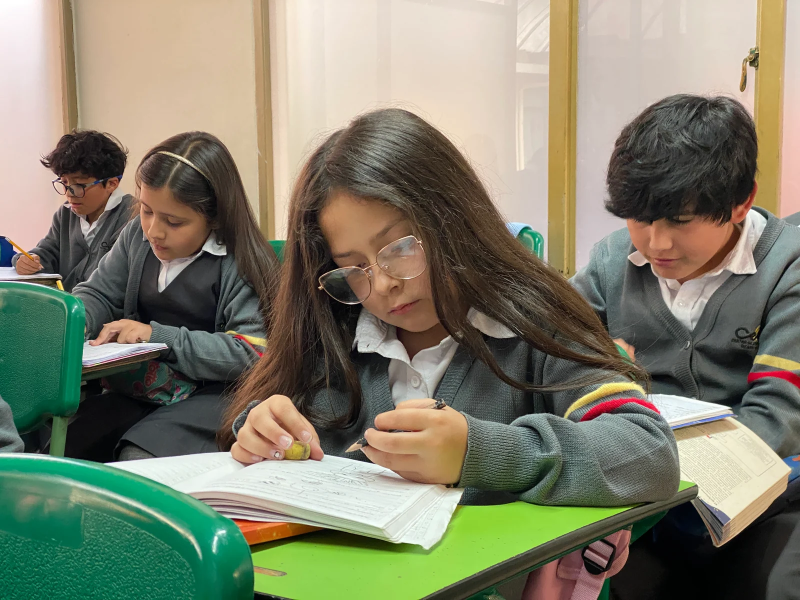
#> input picture src/assets/fotos-cedhu/aprendizaje-en-el-aula.webp, 1600 x 1200 px (shown at 1/2 size)
$ python prepare_cedhu_logo.py ../../src/assets/fotos-cedhu/aprendizaje-en-el-aula.webp out.png
#> lines starting #> are read from the running program, lines starting #| are printed output that depends on the picture
"""Prepare the supplied official artwork for a shared decal; no redrawing."""
import argparse
from pathlib import Path
from PIL import Image

parser = argparse.ArgumentParser()
parser.add_argument('source', type=Path)
parser.add_argument('destination', type=Path)
args = parser.parse_args()
image = Image.open(args.source).convert('RGBA')
pixels = []
for r, g, b, _ in image.getdata():
    # White JPEG matte only. Saturated yellow and red stay fully opaque.
    minimum = min(r, g, b)
    alpha = 0 if minimum >= 248 else min(255, round((255 - minimum) * 255 / 225))
    if alpha and alpha < 255:
        a = alpha / 255
        r, g, b = [max(0, min(255, round((c - 255 * (1 - a)) / a))) for c in (r, g, b)]
    pixels.append((r, g, b, alpha))
#> this loop made 1920000 passes
#> (minimum, alpha, a, r, g, b) on passes 67 to 78: (247, 9, 0.0353, 170, 57, 28), (245, 11, 0.0431, 185, 23, 23), (244, 12, 0.0471, 212, 21, 42), (244, 12, 0.0471, 212, 21, 42), (243, 14, 0.0549, 255, 36, 73), (243, 14, 0.0549, 255, 36, 73), (242, 15, 0.0588, 255, 34, 34), (240, 17, 0.0667, 240, 30, 30), (238, 19, 0.0745, 215, 27, 27), (236, 22, 0.0863, 185, 35, 35), (235, 23, 0.0902, 177, 33, 33), (233, 25, 0.098, 173, 31, 31)
#> (minimum, alpha, a) on pass 106: (152, 117, 0.459)
#> after the loop, pixels = 1920000 items
image.putdata(pixels)
bounds = image.getchannel('A').point(lambda a: 255 if a > 128 else 0).getbbox()
#> bounds = (0, 0, 1600, 1200)
image = image.crop((bounds[0] - 4, bounds[1] - 4, bounds[2] + 4, bounds[3] + 4))
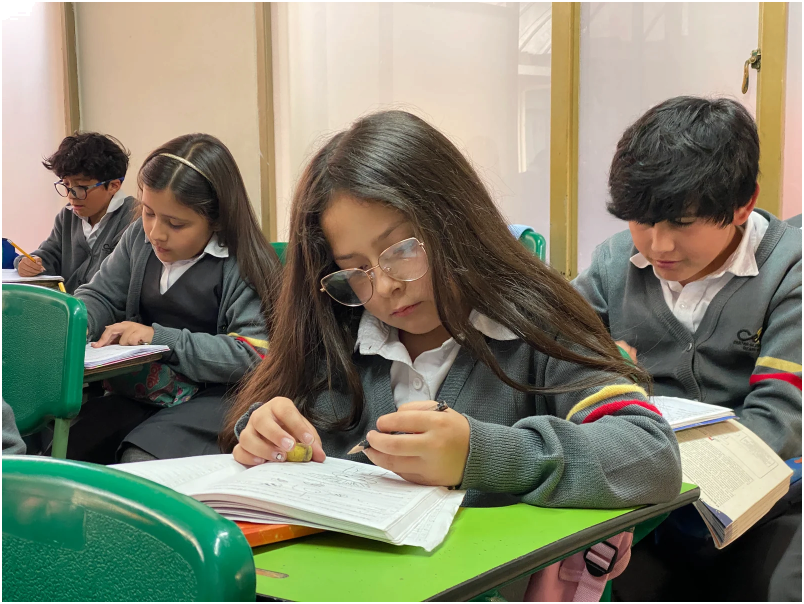
#> image: PIL image 1608x1208 RGBA (shown at 1/2 size); mean R, G, B, A 79.4, 70.4, 35.3, 169.2; transparent parts drawn white
image.thumbnail((768, 768), Image.Resampling.LANCZOS)
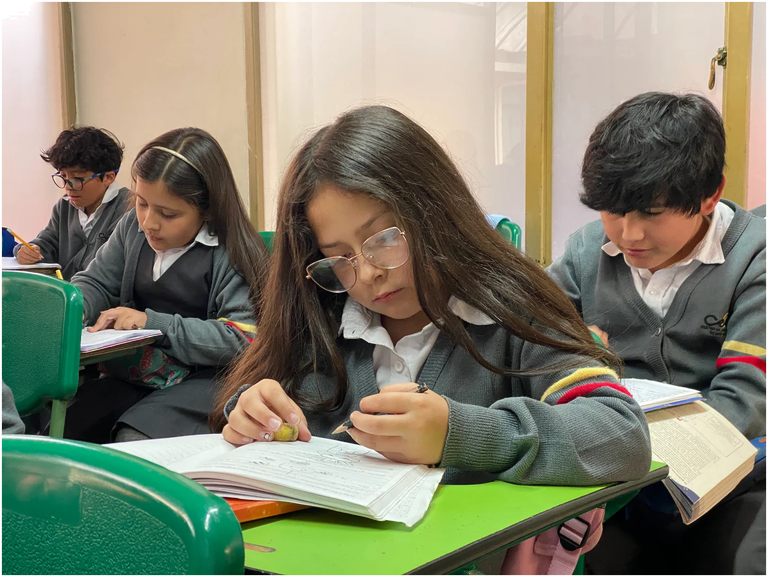
#> image: PIL image 768x577 RGBA; mean R, G, B, A 79.1, 70, 34.9, 169.2; transparent parts drawn white
image = image.quantize(colors=128, method=Image.Quantize.FASTOCTREE,
                       dither=Image.Dither.NONE)
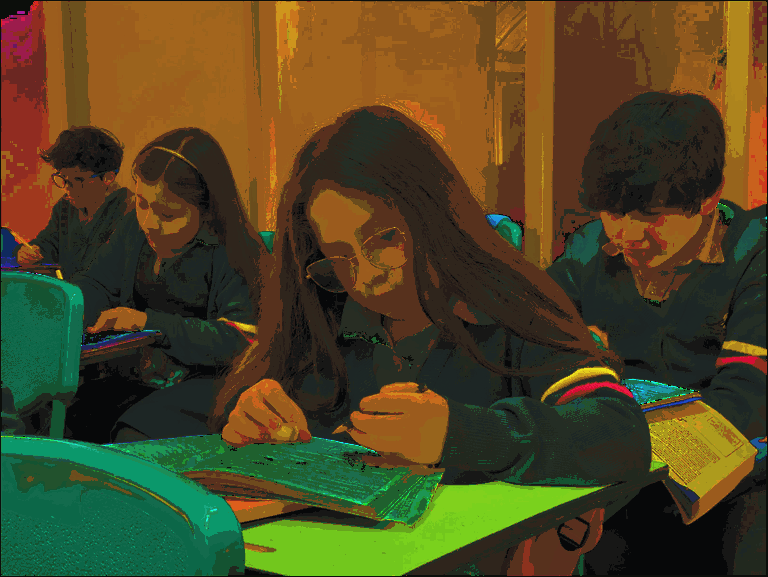
#> image: PIL image 768x577 P; mean R, G, B 78.6, 69.5, 34.4
args.destination.parent.mkdir(parents=True, exist_ok=True)
image.save(args.destination, optimize=True)
#> (the run stopped early here; a loop or call above may not have finished)

$ run again, on src/assets/fotos-cedhu/educanda-aprendiendo-en-el-aula.webp
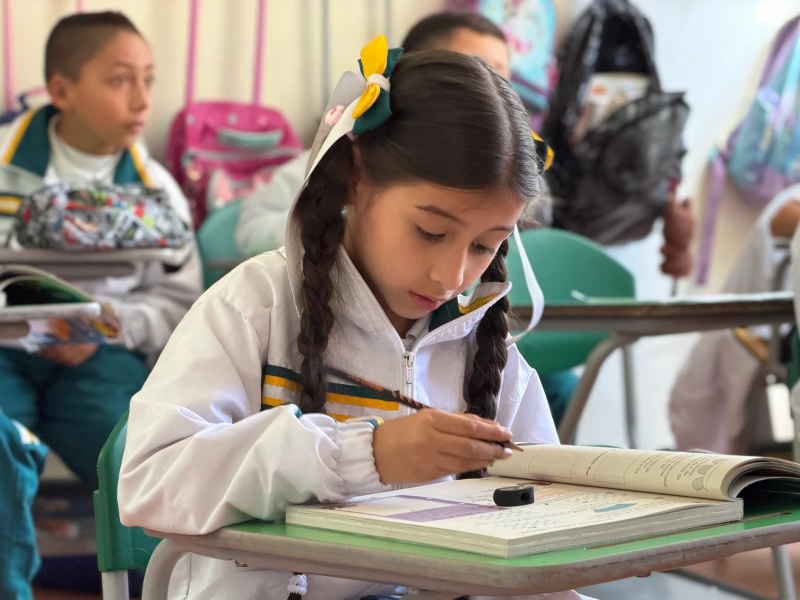
#> input picture src/assets/fotos-cedhu/educanda-aprendiendo-en-el-aula.webp, 1600 x 1200 px (shown at 1/2 size)
#> the loop `for r, g, b, _ in image.getdata():` made 1920000 passes
#> (r, g, b, minimum, alpha, a) on passes 1 to 8: (201, 97, 29, 192, 71, 0.278), (195, 97, 30, 188, 76, 0.298), (184, 89, 31, 182, 83, 0.325), (181, 83, 30, 179, 86, 0.337), (182, 73, 29, 178, 87, 0.341), (179, 70, 31, 175, 91, 0.357), (174, 66, 29, 169, 97, 0.38), (172, 61, 30, 166, 101, 0.396)
#> after the loop `for r, g, b, _ in image.getdata():`: pixels = 1920000 items
#> bounds = (0, 0, 1600, 1200)
#> `image.thumbnail((768, 768), Image.Resampling.LANCZOS)`:
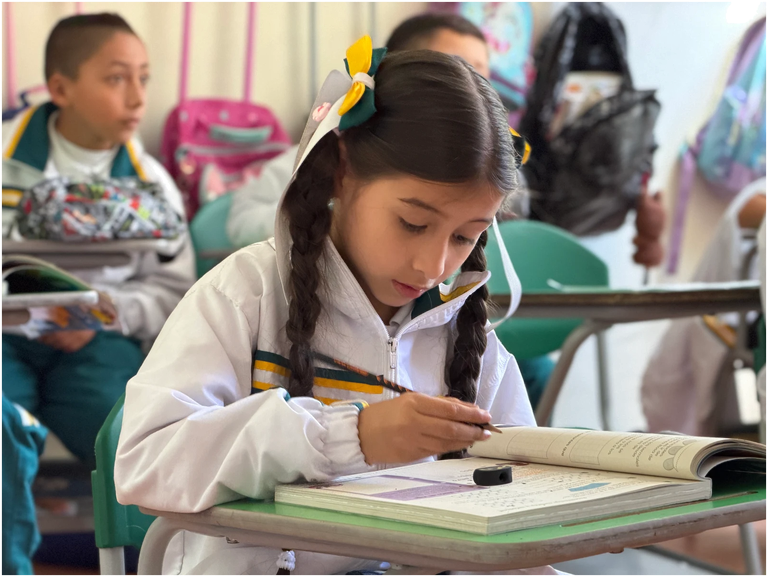
#> image: PIL image 768x577 RGBA; mean R, G, B, A 74.2, 62.4, 46, 153.8; transparent parts drawn white
#> `image = image.quantize(colors=128, method=Image.Quantize.FASTOCTREE, d..`:
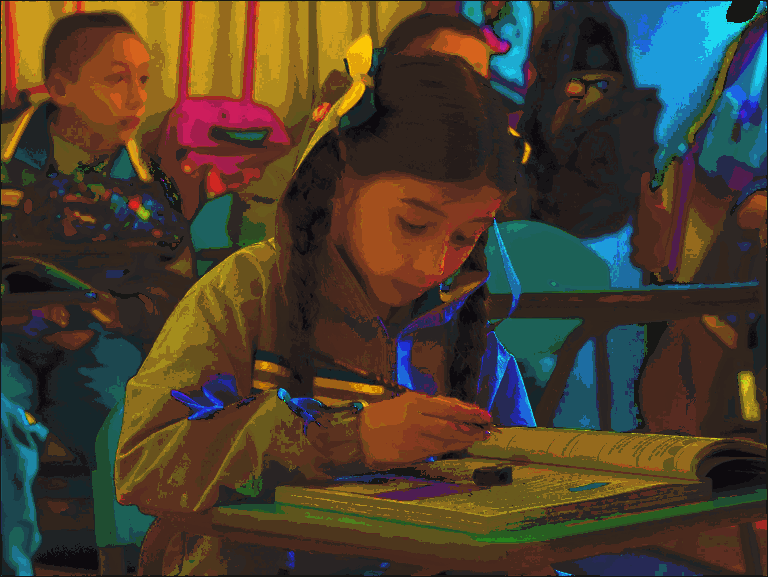
#> image: PIL image 768x577 P; mean R, G, B 73.7, 62, 45.6

$ run again, on src/assets/fotos-cedhu/encuentro-musical-comunidad.webp
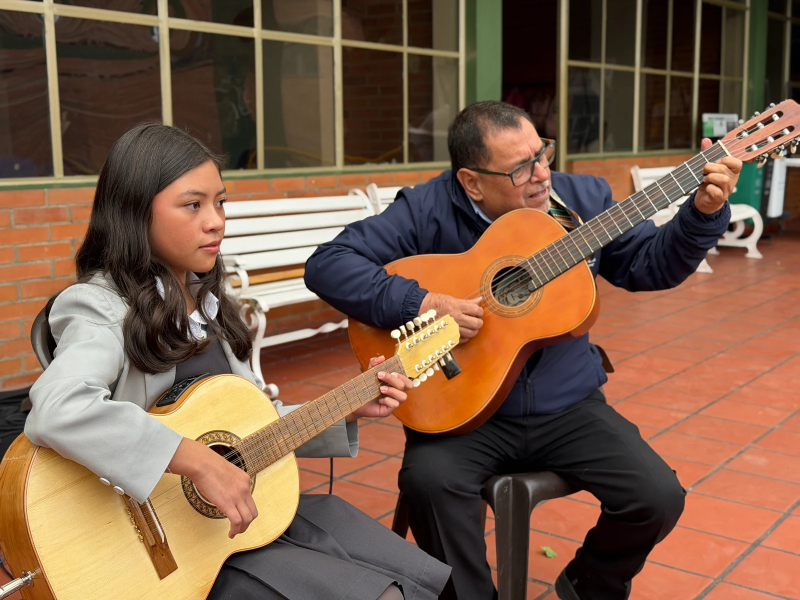
#> input picture src/assets/fotos-cedhu/encuentro-musical-comunidad.webp, 1600 x 1200 px (shown at 1/2 size)
#> the loop `for r, g, b, _ in image.getdata():` made 1920000 passes
#> (r, g, b, minimum, alpha, a) on passes 1 to 8: (149, 112, 30, 142, 128, 0.502), (149, 112, 30, 142, 128, 0.502), (151, 112, 30, 143, 127, 0.498), (151, 112, 30, 143, 127, 0.498), (151, 112, 30, 143, 127, 0.498), (151, 112, 30, 143, 127, 0.498), (152, 115, 30, 144, 126, 0.494), (152, 115, 30, 144, 126, 0.494)
#> after the loop `for r, g, b, _ in image.getdata():`: pixels = 1920000 items
#> bounds = (0, 0, 1600, 1200)
#> `image.thumbnail((768, 768), Image.Resampling.LANCZOS)`:
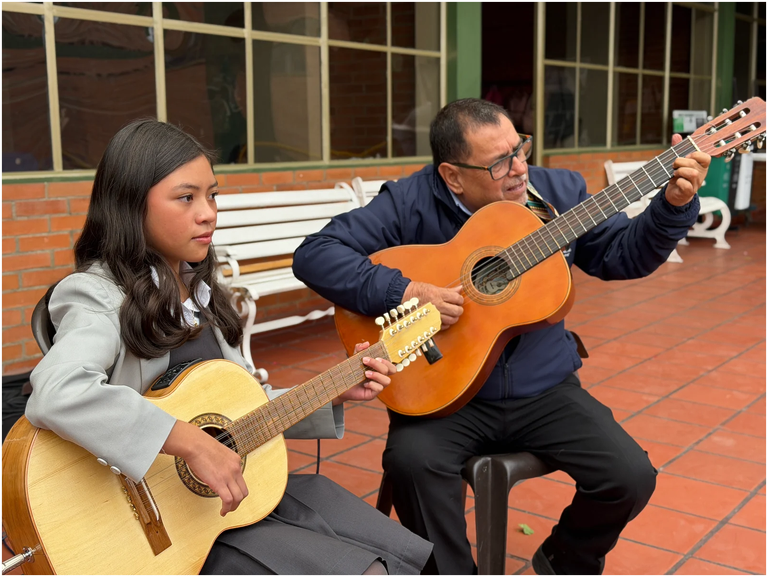
#> image: PIL image 768x577 RGBA; mean R, G, B, A 100, 59.5, 27.1, 201.8; transparent parts drawn white
#> `image = image.quantize(colors=128, method=Image.Quantize.FASTOCTREE, d..`:
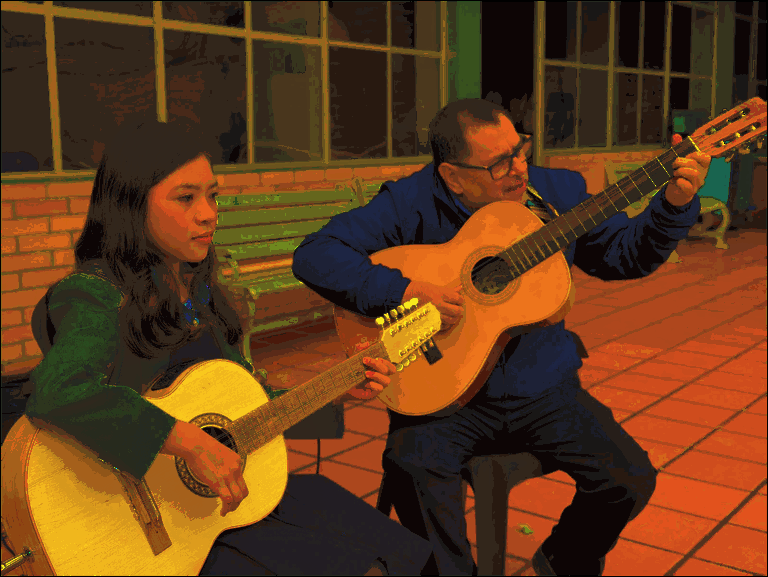
#> image: PIL image 768x577 P; mean R, G, B 99.5, 59, 26.6

$ run again, on src/assets/fotos-cedhu/feria-cientifica-experimentacion.webp
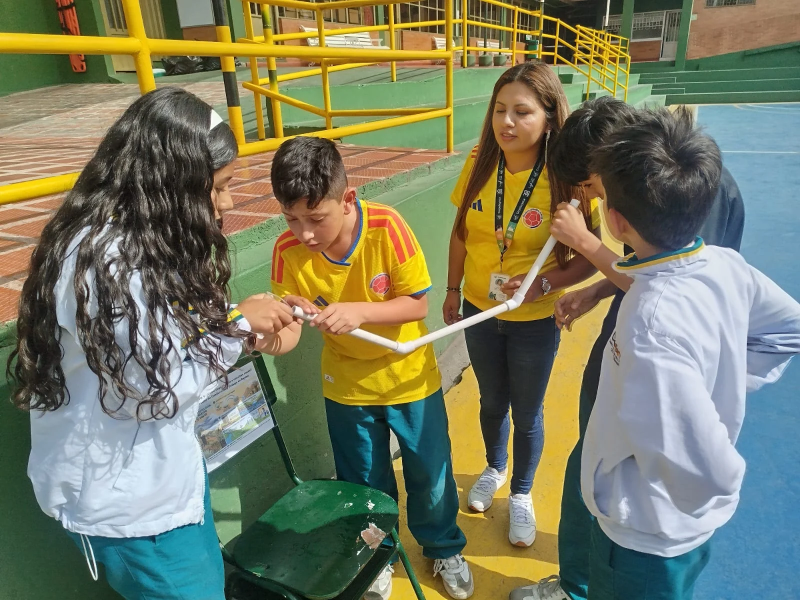
#> input picture src/assets/fotos-cedhu/feria-cientifica-experimentacion.webp, 1600 x 1200 px (shown at 1/2 size)
#> the loop `for r, g, b, _ in image.getdata():` made 1920000 passes
#> (r, g, minimum, alpha, a) on passes 1 to 8: (60, 90, 49, 233, 0.914), (60, 90, 49, 233, 0.914), (60, 90, 49, 233, 0.914), (60, 90, 49, 233, 0.914), (61, 92, 60, 221, 0.867), (61, 92, 60, 221, 0.867), (61, 92, 60, 221, 0.867), (61, 92, 60, 221, 0.867)
#> after the loop `for r, g, b, _ in image.getdata():`: pixels = 1920000 items
#> bounds = (0, 0, 1600, 1200)
#> `image.thumbnail((768, 768), Image.Resampling.LANCZOS)`:
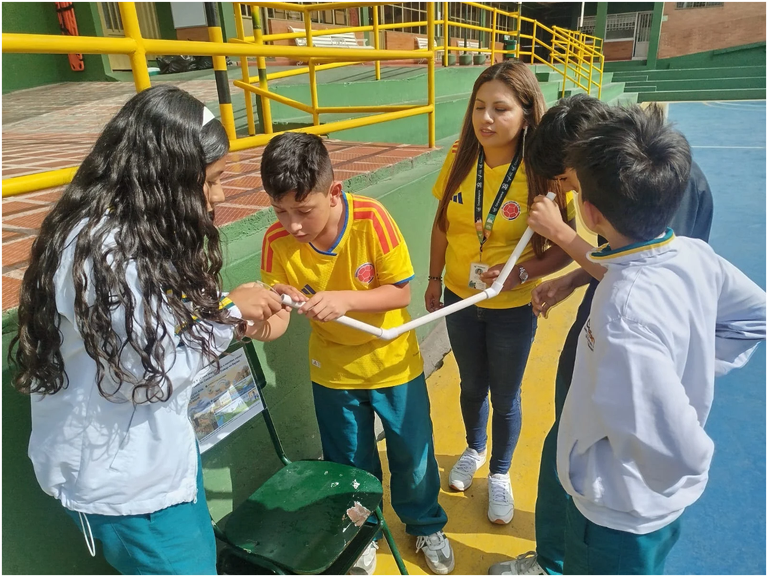
#> image: PIL image 768x577 RGBA; mean R, G, B, A 72.7, 79.7, 54.1, 190; transparent parts drawn white
#> `image = image.quantize(colors=128, method=Image.Quantize.FASTOCTREE, d..`:
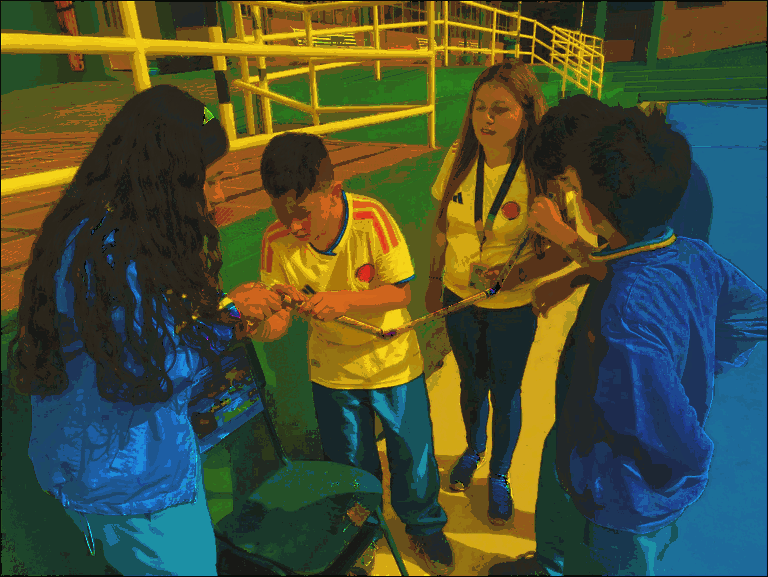
#> image: PIL image 768x577 P; mean R, G, B 72.2, 79.3, 53.6
